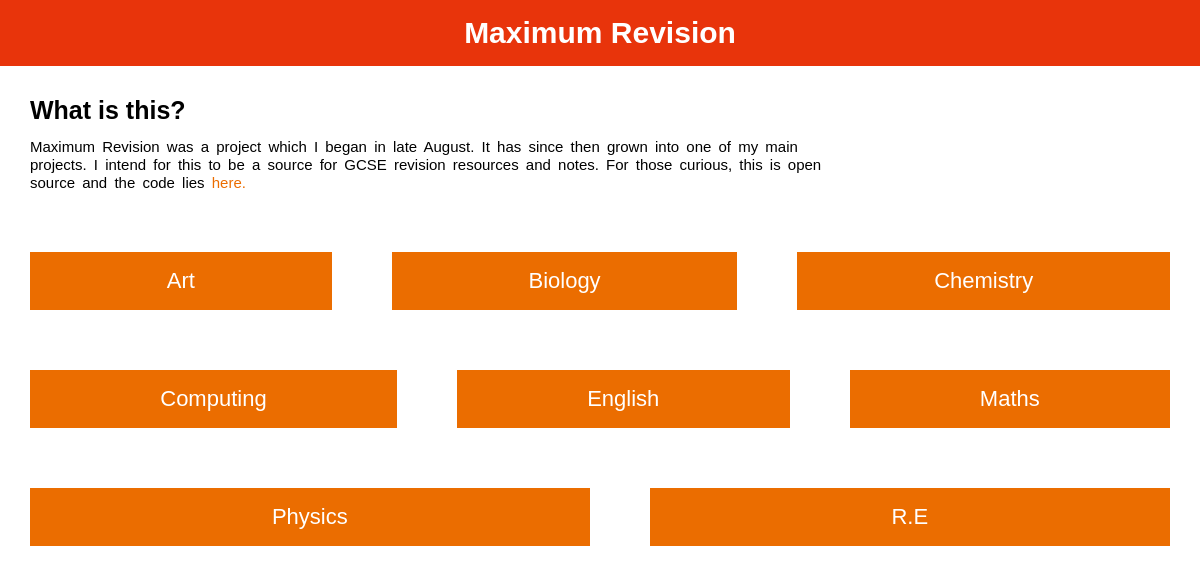
Before: / with the older database file.
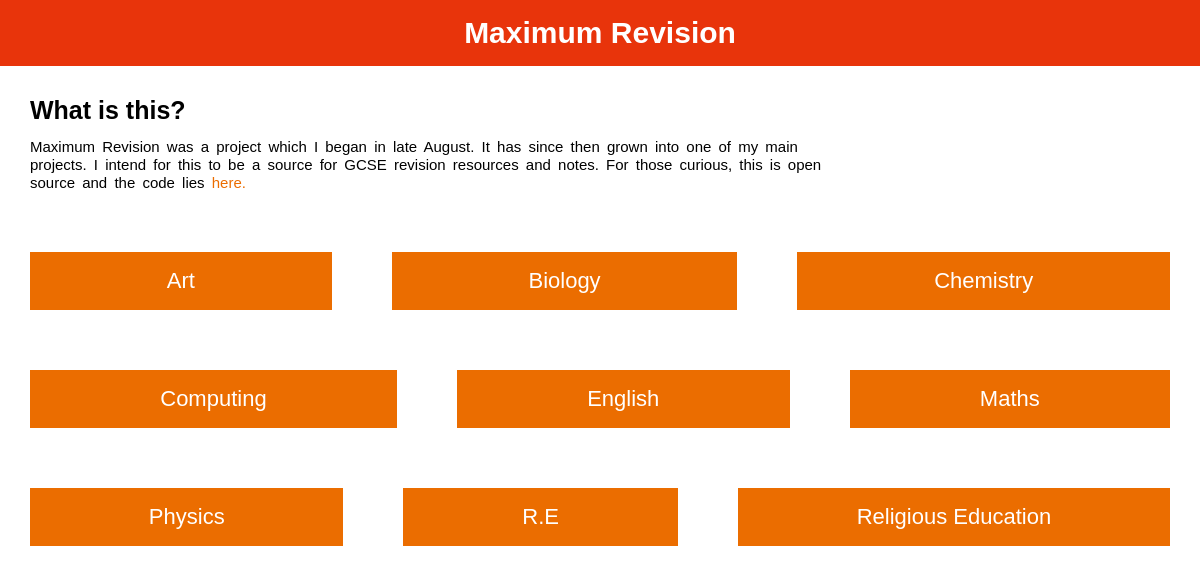
After: the same page with the newer database file.
### RevisionLinks/models.py (models this page shows, shortened)
class Subject(models.Model):
    name = models.CharField(max_length=140, unique=True)
    color = models.ForeignKey(Color)

### RevisionLinks/views.py (the view)
# urls.py: url(r'^$', views.index, name="index"),
def index(request):
    subjects = Subject.objects.all().order_by("name")
    return render(request, "RevisionLinks/index.html", {"subjects": subjects})

### templates/RevisionLinks/index.html (shortened to what this page needs)
{% extends "RevisionLinks/base.html" %}
{% block content %}
<div class="container">
  <div id="header">
      <h1>What is this?</h1>
      <p id="description">
        Maximum Revision was a project which I began in late August. It has since then grown into one of my main projects. I intend for this to be a source for GCSE revision resources and notes. For those curious, this is open source and the code lies <a href="https://github.com/maxthemonster/RevisionLinks/">here.</a>
      </p>
    </div>
    <div class="subjects">
    {% for subject in subjects %}
        <div class="subject">
            <a href="/{{ subject.name|lower }}/"><div>{{ subject.name }}</div></a>
        </div>
    {% endfor %}
    </div>
</div>
{% endblock %}

### templates/RevisionLinks/base.html (shortened to what this page needs)
<!DOCTYPE html>
{% load staticfiles %}
<html lang="en">
<head>
    <link rel="stylesheet" type="text/css" href="{% static "css/styles.css" %}">
</head>
<body>
    <div id="title"><a href="/">Maximum Revision</a></div>
    {% block content %}
    {% endblock %}
</body>
</html>

### static/css/styles.css (style rules this page uses)
#title a,h1,h2 { font-weight:bolder }
* { margin:0;padding:0 }
h1,h2 { font-size:25px;font-family:Oxygen,sans-serif }
a,p { font-family:Raleway,sans-serif }
p { font-size:12px;word-spacing:.2em;line-height:1.2 }
a { color:#EB6D00;text-decoration:none }
#title { min-height:15%;text-align:center;padding:1em;background:#e8340b }
#title a { color:#fff;font-size:30px }
.container #header { margin:2.5% }
.container #header h1 { margin-bottom:.5em }
.container #header #description { width:70%;font-size:15px }
.container .subjects { display:-ms-flexbox;display:flex;-ms-flex-pack:center;justify-content:center;-ms-flex-wrap:wrap;flex-wrap:wrap }
.container .subjects .subject { max-width:100%;-ms-flex-positive:1;flex-grow:1;min-width:20%;margin:2.5%;text-align:center;padding:1em;background:#EB6D00;transition:.2s ease-out }
.container .subjects .subject a { color:#fff;font-size:22px }

Changed rows visible on the page:
added Subject: name "Religious Education"
